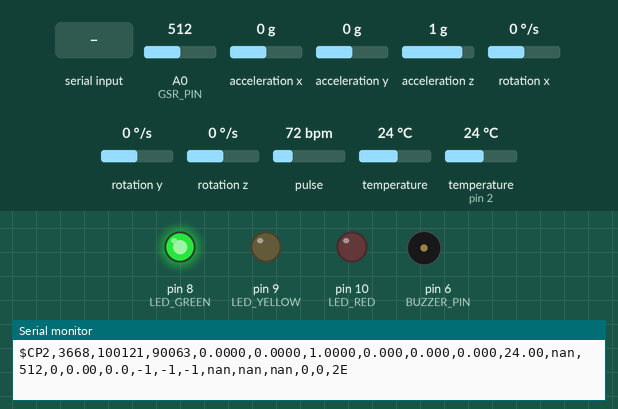
A sketch run on a simulated Arduino Uno, built with avr-gcc and run on an emulated ATmega328P. Shown: output pins drawn as LEDs (lit = HIGH), buzzer (waves = sounding), the last lines printed to the serial monitor. The inputs (shaded band) are chosen by the test bench; at power-on: A0 (GSR_PIN) = 512, acceleration x 0 g, acceleration y 0 g, acceleration z 1 g, rotation x 0 °/s, rotation y 0 °/s, rotation z 0 °/s, pulse 72 bpm, temperature 24 °C, temperature (sensor on pin 2) 24 °C.

Above: at 3.9 s.
4.0 s: "LED,R\n" received over Serial
At 5.2 s:
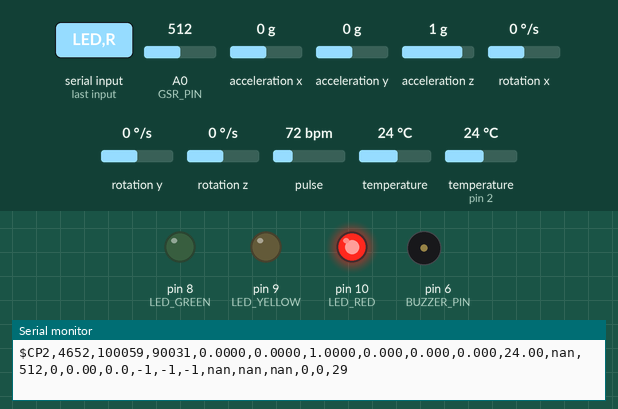
5.9 s: "BEEP\n" received over Serial
At 6.54 s:
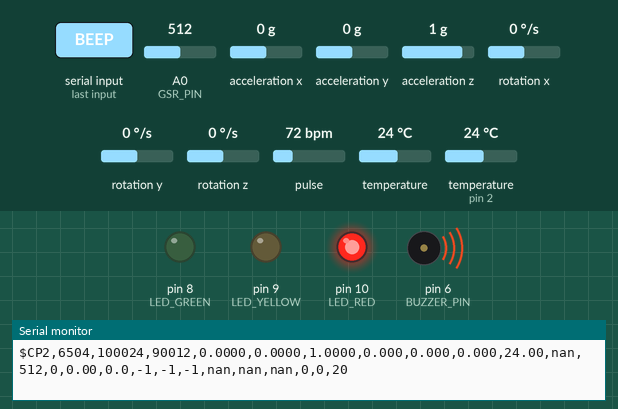
8.1 s: "LED,G\n" received over Serial
At 9.3 s:
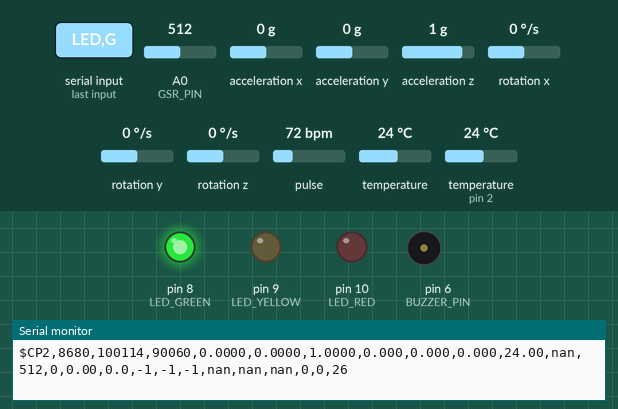
11.1 s: "BEEP\n" received over Serial
At 11.58 s:
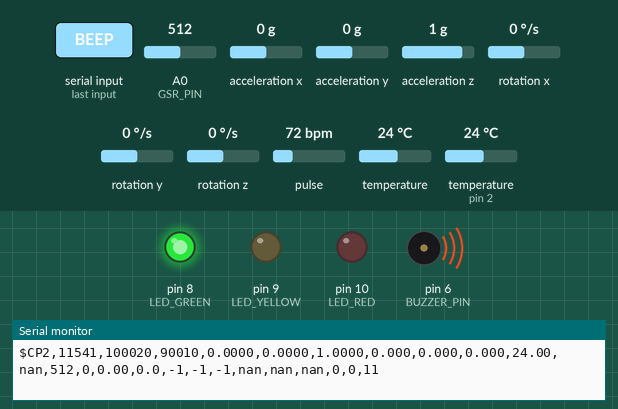
Timing chart, 0 to 14.1 s (numbered marks = the images above; inputs shaded):
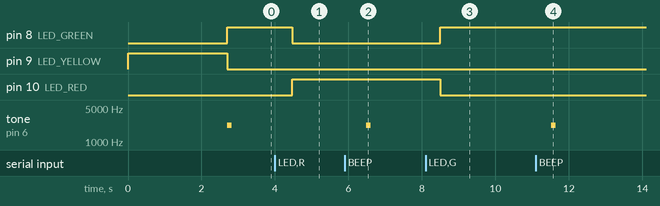

The sketch:

chrono_pcos_nano_pod.ino
```cpp
/*
  CHRONO-PCOS Nano Pod Firmware
  -----------------------------
  Board: Arduino Nano (ATmega328P). The same sketch also runs on an UNO.

  This is the wearable pod: the small board that stays on the body and keeps
  collecting the three continuous signals the project depends on.

    MAX30102 PPG (IR + red)   I2C  SDA=A4  SCL=A5   (pins 27/28 on a Nano)
    MPU6050 IMU               I2C  same bus, address 0x68
    DS18B20 skin temperature  D2   OneWire, 4.7k pull-up to 5V
    GSR module (optional)     A0

  Serial output, 115200 baud, 20 Hz:

    $CP2,ms,ir,red,ax,ay,az,gx,gy,gz,temp0,temp1,gsr,micRaw,micRms,micPitch,ecg,fsr,lux,roomT,hum,press,buttons,status,crc

  Channels the pod does not have are sent as fixed placeholders (-1 for the
  analog channels, nan for the environment channels), so the Python dashboard
  reads a pod exactly like it reads the Mega bench rig.

  Two ways to connect the pod (no firmware change needed, the Nano has one
  UART and the USB chip sits on the same two pins):

    1. Pod -> PC:        plug the Nano USB cable straight into the laptop and
                         start the dashboard with --port <nano port>.
    2. Pod -> Mega -> PC: Nano pin D1 (TX) to Mega pin D19 (RX1), common GND,
                         power the Nano from a USB phone charger. Flash the
                         Mega with RELAY_POD_SERIAL1 set to 1 and the Mega
                         forwards every pod line to its own USB port. The
                         dashboard then connects to the Mega only.

  Commands accepted on the same serial line (sent by the dashboard):
    LED,G / LED,Y / LED,R   status LEDs on D8 / D9 / D10 through 220 ohm
    BEEP                    120 ms tone on D6
    PING                    answers $ACK,PONG,00

  Arduino libraries needed (Library Manager):
    SparkFun MAX3010x Pulse and Proximity Sensor Library
    Adafruit MPU6050
    Adafruit Unified Sensor
    OneWire
    DallasTemperature

  Safety: educational physiological monitoring only. Not a diagnostic medical
  device. Keep the pod on a battery or the laptop's own USB when it is on a
  person, and never power a body-worn circuit from mains.
*/

#include <Wire.h>
#include "MAX30105.h"
#include <Adafruit_MPU6050.h>
#include <Adafruit_Sensor.h>
#include <OneWire.h>
#include <DallasTemperature.h>

#define ONE_WIRE_BUS 2
#define GSR_PIN A0
#define LED_GREEN 8
#define LED_YELLOW 9
#define LED_RED 10
#define BUZZER_PIN 6

#define BAUD_RATE 115200
#define PPG_PERIOD_MS 20      // 50 Hz sampling of the pulse waveform
#define IMU_PERIOD_MS 20      // 50 Hz motion sampling
#define GSR_PERIOD_MS 100     // 10 Hz
#define TEMP_PERIOD_MS 1000   // 1 Hz
#define PACKET_PERIOD_MS 50   // 20 Hz packets to the dashboard

// Status bits, same numbering as the Mega firmware and packet_parser.py
#define ST_PPG_ABSENT   0
#define ST_PPG_SAT      1
#define ST_MPU_ERR      2
#define ST_TEMP_ERR     3
#define ST_GSR_SAT      4
#define ST_I2C_ERR      5
#define ST_LOW_QUALITY  6

MAX30105 particleSensor;
Adafruit_MPU6050 mpu;
OneWire oneWire(ONE_WIRE_BUS);
DallasTemperature tempSensor(&oneWire);

bool ppgOK = false;
bool mpuOK = false;
bool tempOK = false;

uint32_t irValue = 0;
uint32_t redValue = 0;
float ax_g = 0, ay_g = 0, az_g = 1;
float gx_dps = 0, gy_dps = 0, gz_dps = 0;
float ax_bias = 0, ay_bias = 0, az_bias = 0;
float gx_bias = 0, gy_bias = 0, gz_bias = 0;
float temp0 = NAN;
int gsrRaw = 0;
uint16_t statusBase = 0;
char ledState = 'Y';

unsigned long lastPPG = 0;
unsigned long lastIMU = 0;
unsigned long lastGSR = 0;
unsigned long lastTemp = 0;
unsigned long lastPacket = 0;

char cmdBuf[40];
uint8_t cmdIdx = 0;

uint8_t xorCRC(const char *s) {
  uint8_t c = 0;
  while (*s) c ^= (uint8_t)(*s++);
  return c;
}

void setLedState(char s) {
  ledState = s;
  digitalWrite(LED_GREEN, s == 'G');
  digitalWrite(LED_YELLOW, s == 'Y');
  digitalWrite(LED_RED, s == 'R');
}

void beepShort() { tone(BUZZER_PIN, 2200, 120); }

void setupPPG() {
  if (!particleSensor.begin(Wire, I2C_SPEED_FAST)) {
    ppgOK = false;
    statusBase |= (1 << ST_I2C_ERR);
    return;
  }
  ppgOK = true;
  // Conservative finger/wrist PPG setup: 4x averaging, red + IR, 100 Hz
  // internal sampling, 411 us pulse width, 18 bit ADC.
  particleSensor.setup(0x24, 4, 2, 100, 411, 4096);
  particleSensor.setPulseAmplitudeRed(0x24);
  particleSensor.setPulseAmplitudeIR(0x24);
  particleSensor.setPulseAmplitudeGreen(0);
}

void setupMPU() {
  if (!mpu.begin()) {
    mpuOK = false;
    statusBase |= (1 << ST_MPU_ERR);
    return;
  }
  mpuOK = true;
  mpu.setAccelerometerRange(MPU6050_RANGE_4_G);
  mpu.setGyroRange(MPU6050_RANGE_500_DEG);
  mpu.setFilterBandwidth(MPU6050_BAND_21_HZ);
}

void setupTemp() {
  tempSensor.begin();
  tempOK = tempSensor.getDeviceCount() > 0;
  if (!tempOK) statusBase |= (1 << ST_TEMP_ERR);
}

// Rest the board flat and still for the first ~1.3 s: the mean reading becomes
// the zero offset, so the motion index is dynamic movement only.
void calibrateIMU() {
  if (!mpuOK) return;
  const int N = 160;
  float sax = 0, say = 0, saz = 0, sgx = 0, sgy = 0, sgz = 0;
  for (int i = 0; i < N; i++) {
    sensors_event_t a, g, t;
    mpu.getEvent(&a, &g, &t);
    sax += a.acceleration.x / 9.80665; say += a.acceleration.y / 9.80665; saz += a.acceleration.z / 9.80665;
    sgx += g.gyro.x * 57.29578; sgy += g.gyro.y * 57.29578; sgz += g.gyro.z * 57.29578;
    delay(8);
  }
  ax_bias = sax / N; ay_bias = say / N; az_bias = (saz / N) - 1.0;
  gx_bias = sgx / N; gy_bias = sgy / N; gz_bias = sgz / N;
}

void readPPG() {
  if (ppgOK) {
    redValue = particleSensor.getRed();
    irValue = particleSensor.getIR();
  }
}

void readIMU() {
  if (!mpuOK) return;
  sensors_event_t a, g, t;
  mpu.getEvent(&a, &g, &t);
  ax_g = a.acceleration.x / 9.80665 - ax_bias;
  ay_g = a.acceleration.y / 9.80665 - ay_bias;
  az_g = a.acceleration.z / 9.80665 - az_bias;
  gx_dps = g.gyro.x * 57.29578 - gx_bias;
  gy_dps = g.gyro.y * 57.29578 - gy_bias;
  gz_dps = g.gyro.z * 57.29578 - gz_bias;
}

void readGSR() { gsrRaw = analogRead(GSR_PIN); }

void readTemp() {
  if (!tempOK) return;
  tempSensor.requestTemperatures();
  temp0 = tempSensor.getTempCByIndex(0);
}

uint16_t makeStatus() {
  uint16_t st = statusBase;
  if (ppgOK) {
    if (irValue < 5000) st |= (1 << ST_PPG_ABSENT);
    if (irValue > 250000UL || redValue > 250000UL) st |= (1 << ST_PPG_SAT);
  }
  if (tempOK && !(temp0 > -20 && temp0 < 80)) st |= (1 << ST_TEMP_ERR);
  if (gsrRaw < 5 || gsrRaw > 1018) st |= (1 << ST_GSR_SAT);
  return st;
}

void sendPacket() {
  char fax[12], fay[12], faz[12], fgx[12], fgy[12], fgz[12], ft0[12];
  dtostrf(ax_g, 1, 4, fax); dtostrf(ay_g, 1, 4, fay); dtostrf(az_g, 1, 4, faz);
  dtostrf(gx_dps, 1, 3, fgx); dtostrf(gy_dps, 1, 3, fgy); dtostrf(gz_dps, 1, 3, fgz);
  dtostrf(temp0, 1, 2, ft0);
  char payload[220];
  uint16_t st = makeStatus();
  // Pod channels that do not exist on this board: mic* = 0, ecg/fsr = -1,
  // lux = -1, roomT/hum/press = nan, buttons = 0.
  snprintf(payload, sizeof(payload),
           "$CP2,%lu,%lu,%lu,%s,%s,%s,%s,%s,%s,%s,nan,%d,0,0.00,0.0,-1,-1,-1,nan,nan,nan,0,%u",
           millis(), (unsigned long)irValue, (unsigned long)redValue,
           fax, fay, faz, fgx, fgy, fgz, ft0, gsrRaw, st);
  uint8_t crc = xorCRC(payload);
  Serial.print(payload);
  Serial.print(',');
  if (crc < 16) Serial.print('0');
  Serial.println(crc, HEX);
}

void handleCommand(const char *cmd) {
  if (strncmp(cmd, "LED,G", 5) == 0) setLedState('G');
  else if (strncmp(cmd, "LED,Y", 5) == 0) setLedState('Y');
  else if (strncmp(cmd, "LED,R", 5) == 0) setLedState('R');
  else if (strncmp(cmd, "BEEP", 4) == 0) beepShort();
  else if (strncmp(cmd, "PING", 4) == 0) Serial.println("$ACK,PONG,00");
}

void readSerialCommands() {
  while (Serial.available()) {
    char c = (char)Serial.read();
    if (c == '\n' || c == '\r') {
      if (cmdIdx > 0) { cmdBuf[cmdIdx] = 0; handleCommand(cmdBuf); cmdIdx = 0; }
    } else if (cmdIdx < sizeof(cmdBuf) - 1) cmdBuf[cmdIdx++] = c;
  }
}

void setup() {
  pinMode(LED_GREEN, OUTPUT);
  pinMode(LED_YELLOW, OUTPUT);
  pinMode(LED_RED, OUTPUT);
  pinMode(BUZZER_PIN, OUTPUT);
  setLedState('Y');

  Serial.begin(BAUD_RATE);
  Wire.begin();
  delay(250);

  setupPPG();
  setupMPU();
  setupTemp();
  calibrateIMU();
  readTemp();
  readGSR();

  setLedState('G');
  beepShort();
}

void loop() {
  unsigned long now = millis();
  if (now - lastPPG >= PPG_PERIOD_MS) { lastPPG = now; readPPG(); }
  if (now - lastIMU >= IMU_PERIOD_MS) { lastIMU = now; readIMU(); }
  if (now - lastGSR >= GSR_PERIOD_MS) { lastGSR = now; readGSR(); }
  if (now - lastTemp >= TEMP_PERIOD_MS) { lastTemp = now; readTemp(); }
  if (now - lastPacket >= PACKET_PERIOD_MS) { lastPacket = now; sendPacket(); }
  readSerialCommands();
}
```

Measured:
- after the input at 4.0 s, pin 8 (LED_GREEN): HIGH → LOW after 0.47 s; pin 10 (LED_RED): LOW → HIGH after 0.47 s
- after the input at 5.9 s, tone on pin 6 (BUZZER_PIN): silent → 2200 Hz after 0.59 s, → silent 0.12 s later
- after the input at 8.1 s, pin 8 (LED_GREEN): LOW → HIGH after 0.40 s; pin 10 (LED_RED): HIGH → LOW after 0.40 s
- after the input at 11.1 s, tone on pin 6 (BUZZER_PIN): silent → 2200 Hz after 0.43 s, → silent 0.12 s later
